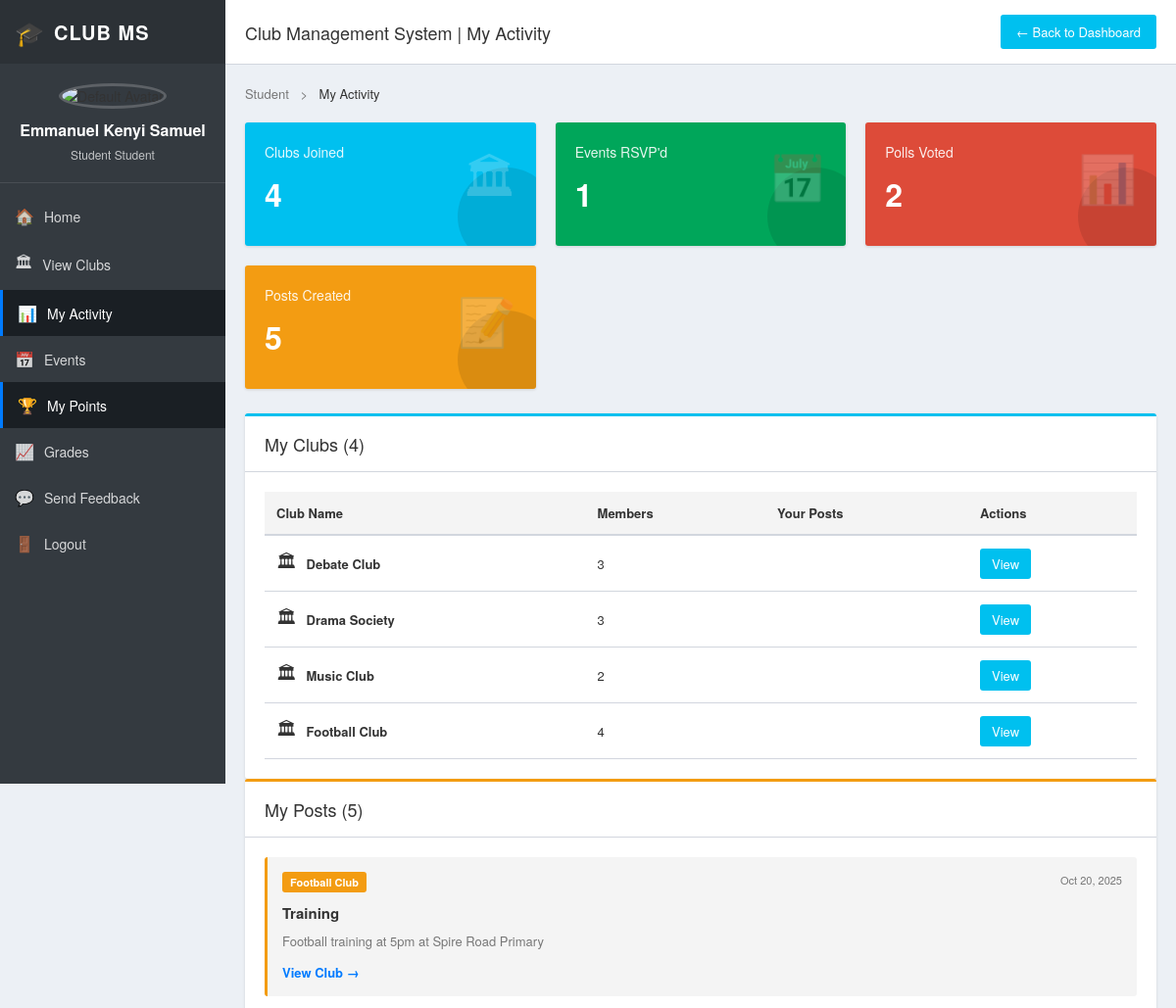
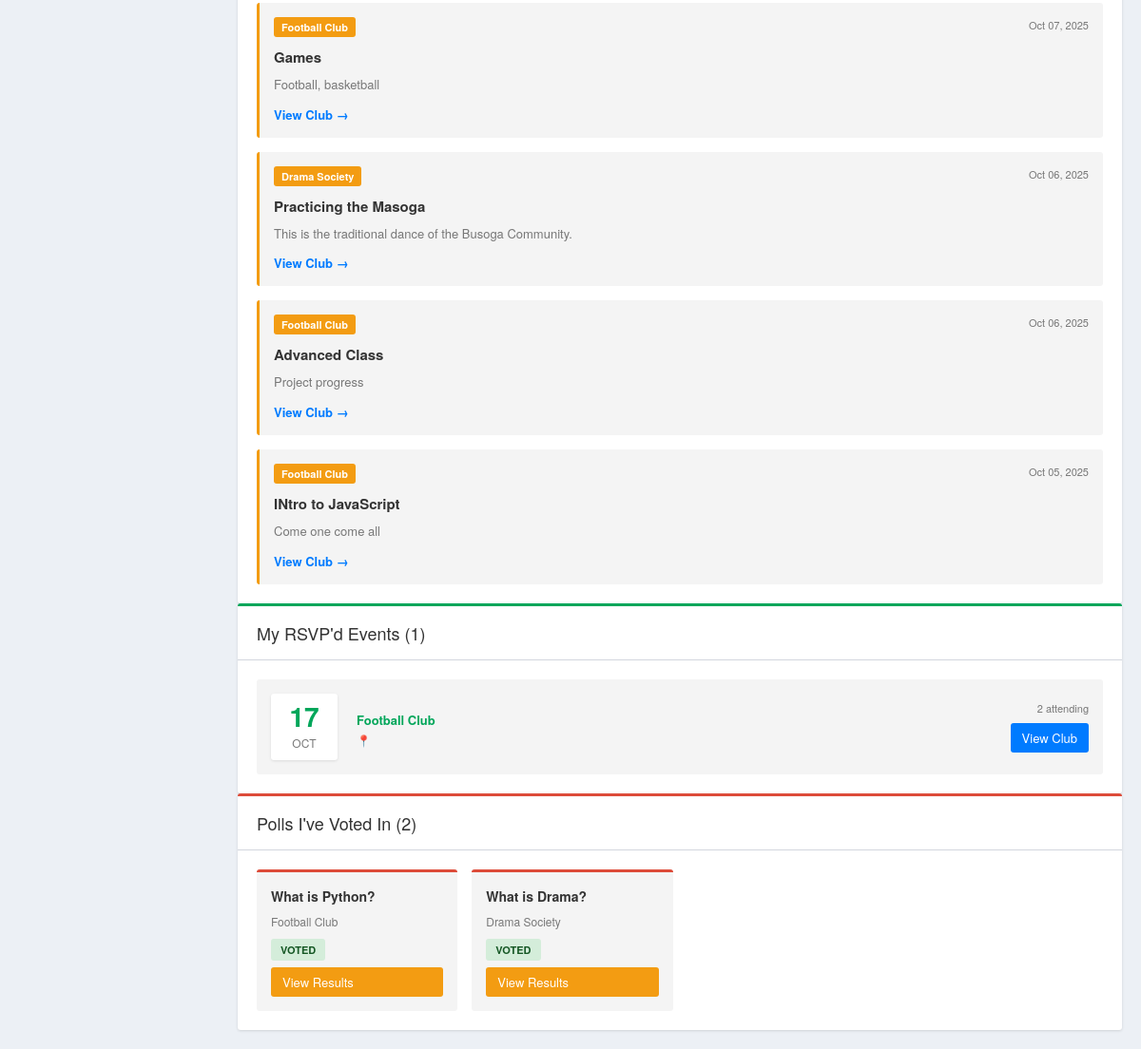
/clubs/my-activity/ (signed in), run on the app's committed database (2 pictures, top to bottom).
### users/models.py (models this page shows, shortened)
class Profile(models.Model):
    ROLE_CHOICES = [
        ("student", "Student"),
        ("lecturer", "Lecturer"),
        ("admin", "Admin"),
    ]
    user = models.OneToOneField(User, on_delete=models.CASCADE)
    role = models.CharField(max_length=20, choices=ROLE_CHOICES)
    name = models.CharField(max_length=100)

### clubs/models.py (models this page shows, shortened)
class Club(models.Model):
    name = models.CharField(max_length=100)
    description = models.TextField()
    meeting_time = models.CharField(max_length=100)
    logo = models.ImageField(upload_to="club_logos/", blank=True, null=True)
    members = models.ManyToManyField(
        settings.AUTH_USER_MODEL,
        related_name="clubs",
        blank=True
    )
    created_by = models.ForeignKey(
        settings.AUTH_USER_MODEL,
        on_delete=models.CASCADE,
        related_name="created_clubs",
        null=True,
        blank=True
    )

class ClubPost(models.Model):
    club = models.ForeignKey(
        Club, on_delete=models.CASCADE, related_name="posts"
    )
    title = models.CharField(max_length=200)
    content = models.TextField()
    author = models.ForeignKey(
        settings.AUTH_USER_MODEL, on_delete=models.CASCADE
    )
    created_at = models.DateTimeField(auto_now_add=True)

class Event(models.Model):
    club = models.ForeignKey(
        Club, on_delete=models.CASCADE, related_name="events"
    )
    name = models.CharField(max_length=200)
    description = models.TextField()
    date = models.DateField()
    attendees = models.ManyToManyField(
        settings.AUTH_USER_MODEL,
        related_name="event_attendees",
        blank=True
    )

class Poll(models.Model):
    club = models.ForeignKey(
        Club, on_delete=models.CASCADE, related_name="polls"
    )
    question = models.CharField(max_length=255)
    created_by = models.ForeignKey(
        settings.AUTH_USER_MODEL, on_delete=models.CASCADE
    )
    created_at = models.DateTimeField(auto_now_add=True)

### clubs/views.py (the view)
# urls.py: path('my-activity/', views.my_activity, name='my_activity'),
@login_required
def my_activity(request):
    user = request.user
    user_clubs = user.clubs.all()
    rsvp_events = Event.objects.filter(attendees=user).order_by('date')
    voted_polls = []
    for poll in Poll.objects.filter(club__in=user_clubs):
        for option in poll.options.all():
            if user in option.votes.all():
                voted_polls.append(poll)
                break
    user_posts = ClubPost.objects.filter(author=user).order_by('-created_at')
    context = {
        'user_clubs': user_clubs,
        'rsvp_events': rsvp_events,
        'voted_polls': voted_polls,
        'user_posts': user_posts,
        'feedback_count': 0,  # Add feedback model later if needed
    }
    return render(request, 'users/my_activity.html', context)

### users/templates/users/my_activity.html (shortened to what this page needs)
{% load static %}
<!DOCTYPE html>
<html lang="en">
<head>
    <link rel="stylesheet" href="{% static 'css/student_dashboard.css' %}">
</head>
<body>
<div class="dashboard-wrapper">
    <aside class="sidebar">
        <div class="sidebar-header">
            <div class="logo-section">
                <span class="logo-icon">🎓</span>
                <span class="logo-text">CLUB MS</span>
            </div>
        </div>
        <div class="user-profile">
            {% if user.profile.avatar %}
                <img src="{{ user.profile.avatar.url }}" alt="{{ user.profile.name }}" class="sidebar-avatar">
            {% else %}
                <img src="{% static 'images/default-avatar.png' %}" alt="Default Avatar" class="sidebar-avatar">
            {% endif %}
            <h3>{{ user.profile.name }}</h3>
            <p class="sidebar-role">Student {{ user.profile.role|title }}</p>
        </div>
        <nav class="sidebar-nav">
            <ul>
                <li><a href="{% url 'student_dashboard' %}"><span class="nav-icon">🏠</span> Home</a></li>
                <li><a href="{% url 'club_list' %}"><span class="nav-icon">🏛</span> View Clubs</a></li>
                <li><a href="{% url 'my_activity' %}" class="active"><span class="nav-icon">📊</span> My Activity</a></li>
                <li><a href="{% url 'events_list' %}"><span class="nav-icon">📅</span> Events</a></li>
                <li><a href="{% url 'student_points' %}" class="active"><span class="nav-icon">🏆</span> My Points</a></li>
                <li><a href="{% url 'grade_panel' %}" class="scroll-to-panel"><span class="nav-icon">📈</span> Grades</a></li>
                <li><a href="{% url 'send_feedback' %}"><span class="nav-icon">💬</span> Send Feedback</a></li>
                <li>
    <form id="logout-form" action="{% url 'logout' %}" method="post" style="display:inline;">
        <button type="submit" class="sidebar-link-btn">
            <span class="nav-icon">🚪</span> Logout
        </button>
    </form>
</li>
            </ul>
        </nav>
    </aside>
    <main class="dashboard-main">
        <header class="top-header">
            <div class="header-left">
                <h1 class="page-title">Club Management System | My Activity</h1>
            </div>
            <div class="header-right">
                <a href="{% url 'student_dashboard' %}" class="btn-back">← Back to Dashboard</a>
            </div>
        </header>
        <div class="dashboard-content">
            <div class="breadcrumb">
                <a href="{% url 'student_dashboard' %}">Student</a>
                <span class="separator">></span>
                <span class="current">My Activity</span>
            </div>
            <section class="stats-grid">
                <div class="stat-card card-blue">
                    <div class="stat-content">
                        <h3>Clubs Joined</h3>
                        <p class="stat-number">{{ user_clubs.count }}</p>
                    </div>
                    <div class="stat-icon">🏛</div>
                </div>
                <div class="stat-card card-green">
                    <div class="stat-content">
                        <h3>Events RSVP'd</h3>
                        <p class="stat-number">{{ rsvp_events.count }}</p>
                    </div>
                    <div class="stat-icon">📅</div>
                </div>
                <div class="stat-card card-red">
                    <div class="stat-content">
                        <h3>Polls Voted</h3>
                        <p class="stat-number">{{ voted_polls|length }}</p>
                    </div>
                    <div class="stat-icon">📊</div>
                </div>
                <div class="stat-card card-yellow">
                    <div class="stat-content">
                        <h3>Posts Created</h3>
                        <p class="stat-number">{{ user_posts.count }}</p>
                    </div>
                    <div class="stat-icon">📝</div>
                </div>
            </section>
            <section class="panel clubs-panel">
                <div class="panel-header">
                    <h2>My Clubs ({{ user_clubs.count }})</h2>
                </div>
                <div class="panel-body">
                    {% if user_clubs %}
                    <div class="clubs-table">
                        <table>
                            <thead>
                                <tr>
                                    <th>Club Name</th>
                                    <th>Members</th>
                                    <th>Your Posts</th>
                                    <th>Actions</th>
                                </tr>
                            </thead>
                            <tbody>
                                {% for club in user_clubs %}
                                <tr>
                                    <td>
                                        <div class="club-name-cell">
                                            <span class="club-icon-small">🏛</span>
                                            <strong>{{ club.name }}</strong>
                                        </div>
                                    </td>
                                    <td>{{ club.members.count }}</td>
                                    <td>{{ club.post_count }}</td>
                                    <td>
                                        <a href="{% url 'club_detail' club.id %}" class="btn btn-view">View</a>
                                    </td>
                                </tr>
                                {% endfor %}
                            </tbody>
                        </table>
                    </div>
                    {% else %}
                    <div class="empty-state">
                        <p>You haven't joined any clubs yet.</p>
                        <a href="{% url 'club_list' %}" class="btn btn-primary">Explore Clubs</a>
                    </div>
                    {% endif %}
                </div>
            </section>
            <section class="panel posts-panel">
                <div class="panel-header">
                    <h2>My Posts ({{ user_posts.count }})</h2>
                </div>
                <div class="panel-body">
                    {% if user_posts %}
                    <div class="posts-list">
                        {% for post in user_posts %}
                        <div class="post-card">
                            <div class="post-header-info">
                                <span class="post-club-badge">{{ post.club.name }}</span>
                                <span class="post-time">{{ post.created_at|date:"M d, Y" }}</span>
                            </div>
                            <h4>{{ post.title }}</h4>
                            <p>{{ post.content|truncatewords:30 }}</p>
                            <a href="{% url 'club_detail' post.club.id %}" class="link-primary">View Club →</a>
                        </div>
                        {% endfor %}
                    </div>
                    {% else %}
                    <div class="empty-state">
                        <p>You haven't created any posts yet.</p>
                    </div>
                    {% endif %}
                </div>
            </section>
            <section class="panel events-panel">
                <div class="panel-header">
                    <h2>My RSVP'd Events ({{ rsvp_events.count }})</h2>
                </div>
                <div class="panel-body">
                    {% if rsvp_events %}
                    <div class="events-list-table">
                        {% for event in rsvp_events %}
                        <div class="event-row">
                            <div class="event-date-badge">
                                <span class="event-day">{{ event.date|date:"d" }}</span>
                                <span class="event-month">{{ event.date|date:"M" }}</span>
                            </div>
                            <div class="event-details">
                                <p class="event-club-name">{{ event.club.name }}</p>
                                <p class="event-location">📍 {{ event.location }}</p>
                            </div>
                            <div class="event-actions">
                                <span class="attendee-badge">{{ event.attendees.count }} attending</span>
                                <a href="{% url 'club_detail' event.club.id %}" class="btn btn-primary">View Club</a>
                            </div>
                        </div>
                        {% endfor %}
                    </div>
                    {% else %}
                    <div class="empty-state">
                        <p>You haven't RSVP'd to any events yet.</p>
                        <a href="{% url 'events_list' %}" class="btn btn-primary">Browse Events</a>
                    </div>
                    {% endif %}
                </div>
            </section>
            <section class="panel polls-panel">
                <div class="panel-header">
                    <h2>Polls I've Voted In ({{ voted_polls|length }})</h2>
                </div>
                <div class="panel-body">
                    {% if voted_polls %}
                    <div class="polls-grid">
                        {% for poll in voted_polls %}
                        <div class="poll-card">
                            <h4>{{ poll.question }}</h4>
                            <p class="poll-club">{{ poll.club.name }}</p>
                            <span class="badge badge-success">Voted</span>
                            <a href="{% url 'club_detail' poll.club.id %}" class="btn btn-vote">View Results</a>
                        </div>
                        {% endfor %}
                    </div>
                    {% else %}
                    <div class="empty-state">
                        <p>You haven't participated in any polls yet.</p>
                    </div>
                    {% endif %}
                </div>
            </section>
        </div>
    </main>
</div>
</body>
</html>

### data on the page
Club: name "Debate Club", members.count "3"
Club: name "Drama Society", members.count "3"
Club: name "Music Club", members.count "2"
Club: name "Football Club", members.count "4"
ClubPost: club.name "Football Club", created_at "Oct 20, 2025", title "Training", content "Football training at 5pm at Spire Road Primary"
ClubPost: club.name "Football Club", created_at "Oct 07, 2025", title "Games", content "Football, basketball"
ClubPost: club.name "Drama Society", created_at "Oct 06, 2025", title "Practicing the Masoga", content "This is the traditional dance of the Busoga Community."
ClubPost: club.name "Football Club", created_at "Oct 06, 2025", title "Advanced Class", content "Project progress"
ClubPost: club.name "Football Club", created_at "Oct 05, 2025", title "INtro to JavaScript", content "Come one come all"
Event: date "17", date "OCT", club.name "Football Club", attendees.count "2"
Poll: question "What is Python?", club.name "Football Club"
Poll: question "What is Drama?", club.name "Drama Society"

### other printed values
{{ user.profile.name }} "Emmanuel Kenyi Samuel"
{{ user.profile.role|title }} "Student"
{{ user_clubs.count }} "4"
{{ rsvp_events.count }} "1"
{{ voted_polls|length }} "2"
{{ user_posts.count }} "5"
